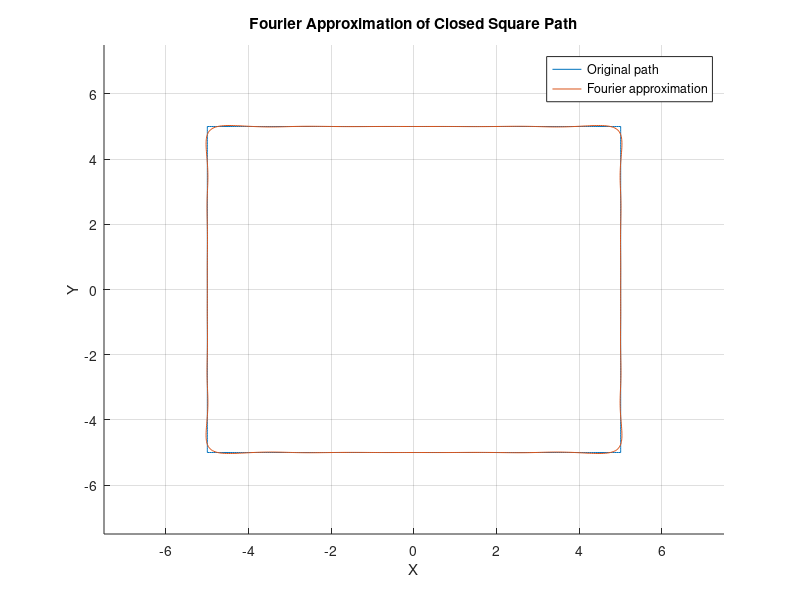

Source code (MATLAB):
clear all;
clc;
close all;

% Code for showing the fourier transform of any closed line, in order to
% obtain the inputs to the 3D printer motors.

% Square points generation
L = 10;
points = 800;

x_base = linspace(-L/2, L/2, points/4);
y_base = -L/2 * ones(1, points/4);

x_right = L/2 * ones(1, points/4);
y_right = linspace(-L/2, L/2, points/4);

x_top = linspace(L/2, -L/2, points/4);
y_top = L/2 * ones(1, points/4);

x_left = -L/2 * ones(1, points/4);
y_left = linspace(L/2, -L/2, points/4);

x_path = [x_base, x_right, x_top, x_left];
y_path = [y_base, y_right, y_top, y_left];

% Compute the Fourier coefficients of the closed path
complexPath = x_path + 1i * y_path;
fourierCoefficients = fft(complexPath) / numel(complexPath);

% Compute fourier series
T = 5;
w_0 = 2*pi/T;
t = linspace(0,T, points);

n_armonics = 20;
z = zeros(1, points);
z_dot = zeros(1, points);
z_ddot = zeros(1, points);
z_dddot = zeros(1, points);

for k = -n_armonics : n_armonics
    index = mod(-k, points) + 1;

    % Path and differential calculations
    exp_term = exp(1i * k * w_0*t)
    z = z + fourierCoefficients(index) * exp_term;
    z_dot = z_dot + (1i * k * w_0) * fourierCoefficients(index) * exp_term;
    z_ddot = z_ddot + (-(k * w_0)^2) * fourierCoefficients(index) * exp_term;
    z_dddot = z_dddot + (-1i * (k * w_0)^3) * fourierCoefficients(index) * exp_term;
end

x_path_fourier = real(z);
y_path_fourier = imag(z);
x_vel_fourier = real(z_dot);
y_vel_fourier = imag(z_dot);
x_acc_fourier = real(z_ddot);
y_acc_fourier = imag(z_ddot);
x_jerk_fourier = real(z_dddot);
y_jerk_fourier = imag(z_dddot);


% Input calculation

figure
hold on
plot(x_path, y_path);
plot(x_path_fourier, y_path_fourier);
hold off
grid on;
legend('Original path', 'Fourier approximation');
xlabel('X');
ylabel('Y');
title('Fourier Approximation of Closed Square Path');
xlim([-3*L/4, 3*L/4]);
ylim([-3*L/4, 3*L/4]);
